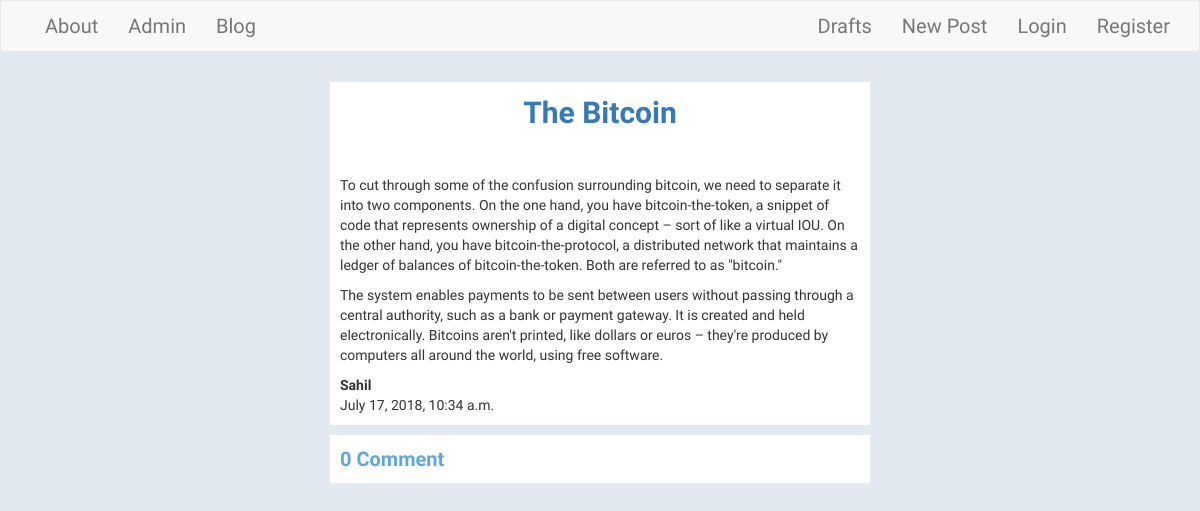
Before: /post/30 with the older database file.
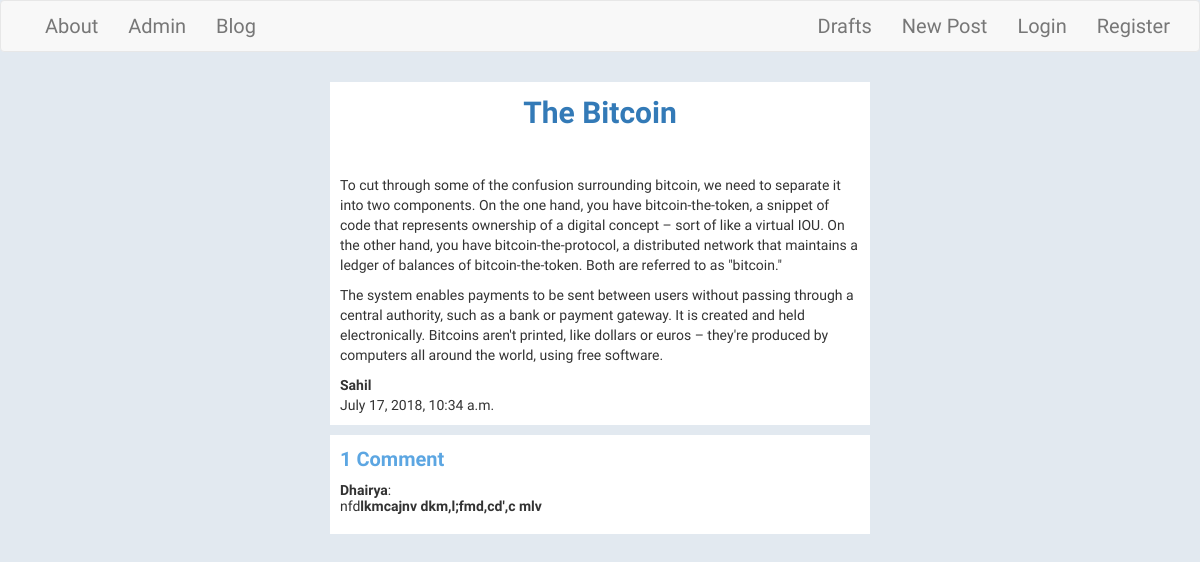
After: the same page with the newer database file.
### my_app/models.py (models this page shows, shortened)
class Post(models.Model):
    title=models.CharField(max_length=256)
    author=models.ForeignKey('auth.User',on_delete=models.CASCADE)
    text=models.TextField()
    create_date=models.DateTimeField(default=timezone.now)
    publish_date=models.DateTimeField(blank=True,null=True)

class Comment(models.Model):
    post=models.ForeignKey('Post',related_name="Comment",on_delete=models.CASCADE)
    author=models.ForeignKey('auth.User',on_delete=models.CASCADE)
    text=models.TextField()
    create_date=models.DateTimeField(default=timezone.now)

### my_app/views.py (the view)
# urls.py: url(r'^post/(?P<pk>\d+)$',views.PostDetailView.as_view(),name="post_detail"),
class PostDetailView(DetailView):
    model=Post

### my_app/templates/my_app/post_detail.html (shortened to what this page needs)
{% extends 'my_app/base.html' %}
{% block body_block %}
<div class="post center ">
       <div class="posttitle"><a class="loader"><b>{{post.title|title}}</b></a></div>
       <p class='posttext' >{{ post.text|safe|linebreaksbr }}</p>
       <div><strong>{{post.author|title}}</strong></div>
       {% if post.publish_date %}
       <div class ="date">{{post.publish_date}}</div>
</div>
<div class="post center">
    <div class="commenttitle"><b>{{post.Comment.all.count}} Comment</b></div>
        {% for comment in post.Comment.all %}
        <h5><strong>{{comment.author|title}}</strong>:{{comment.text|safe|linebreaksbr}}</h5>
        {% endfor %}
</div>
       {% else %}
       <p>{{post.create_date}}</p>
       <a class="btn btn-info publish-btn" href="{% url 'my_app:publish_post' pk=post.pk %}">Publish</a>
</div>
       {% endif %}
{% endblock %}

### my_app/templates/my_app/base.html (shortened to what this page needs)
<!DOCTYPE html>
{% load staticfiles %}
<html>
    <head>
        <link rel="stylesheet" href="https://maxcdn.bootstrapcdn.com/bootstrap/3.3.7/css/bootstrap.min.css">
        <link rel="stylesheet" href="{% static 'css/main.css'%}">
        <link rel="stylesheet" href="//cdn.jsdelivr.net/medium-editor/latest/css/medium-editor.min.css" type="text/css" media="screen" charset="utf-8">
    </head>
    <body class="loader">
        <nav class="navbar navbar-default custom-navbar techfont">
            <div class="container">
                <ul class="nav navbar-nav">
                    <li><a class="nav-link active" href="{% url 'my_app:about' %}">About</a></li>
                    <li><a class="navbar-link active" href="{% url 'admin:index' %}">Admin</a></li>
                    <li><a class="navbar-link" href="{% url 'my_app:post_list' %}">Blog</a></li>
                </ul>
                <ul class="nav navbar-nav navbar-right">
                    <li><a class="navbar-link active" href="{% url 'my_app:draft_post' %}">Drafts</a></li>
                    <li><a class="navbar-link active" href="{% url 'my_app:create_post' %}">New Post</a></li>
                    {% if user.is_authenticated %}
                    <li><a class="navbar-link active" href="{% url 'logout' %}">Logout</a></li>
                    <li ><a class="navbar-link active" href="{% url 'my_app:user_profile'  %}">Welcome {{user|title}}</a></li>
                    {% else %}
                    <li><a class="navbar-link active" href="{% url 'login' %}">Login</a></li>
                    <li><a class="navbar-link active" href="{% url 'my_app:register' %}">Register</a></li>
                    {% endif %}
                </ul>
            </div>
        </nav>
        <div class="container ">
                {% block body_block %}
                {% endblock %}
        </div>
    </body>
</html>

### my_app/static/css/main.css (style rules this page uses)
.posttitle { text-align: center; font-family: 'Armata', sans-serif; font-size: 30px; }
.center { margin-left:300px; margin-right:300px; }
.techfont { font-family: 'Russo One', sans-serif; font-size: 20px; text-align: center; }
.post { font-family: 'Armata', sans-serif; background-color: white; padding:10px; margin-top:10px; position: relative; }
.commenttitle { font-size: 20px; color: rgb(92, 166, 226) }
body { background-color: rgb(226, 233, 240); }
.loader { filter:hue-rotate(0deg); color: linear-gradient(45deg,#0f8,#08f); animation:hue 5000ms infinite linear; }

Changed rows visible on the page:
computed for Post "The Bitcoin": Comment.all.count "0" → "1"
added Comment: author "Dhairya", text "nfd lkmcajnv dkm,l;fmd,cd',c mlv"
